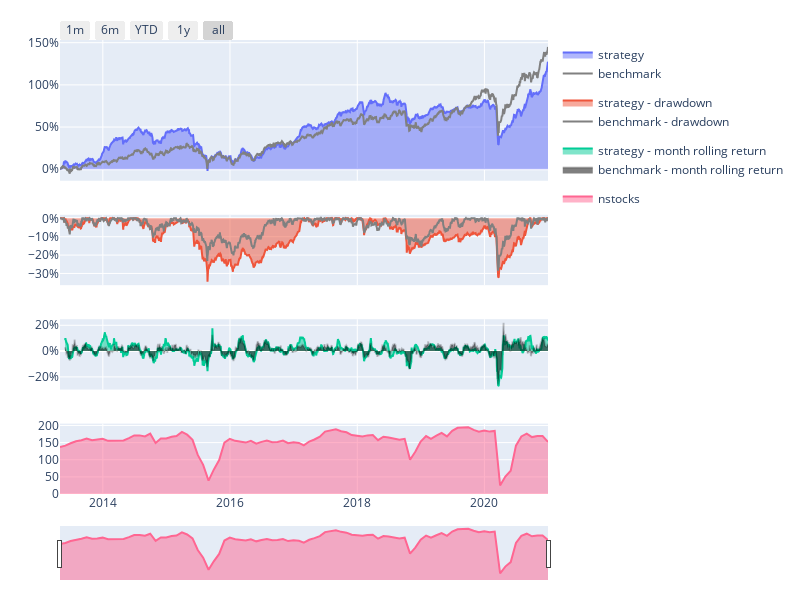
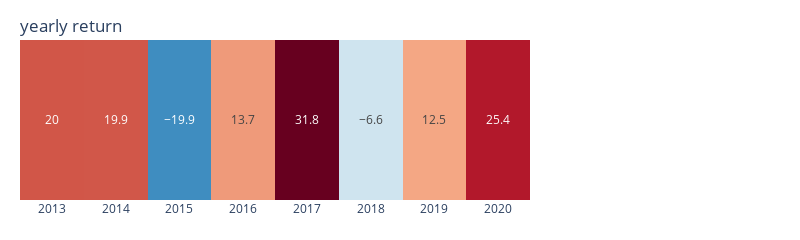
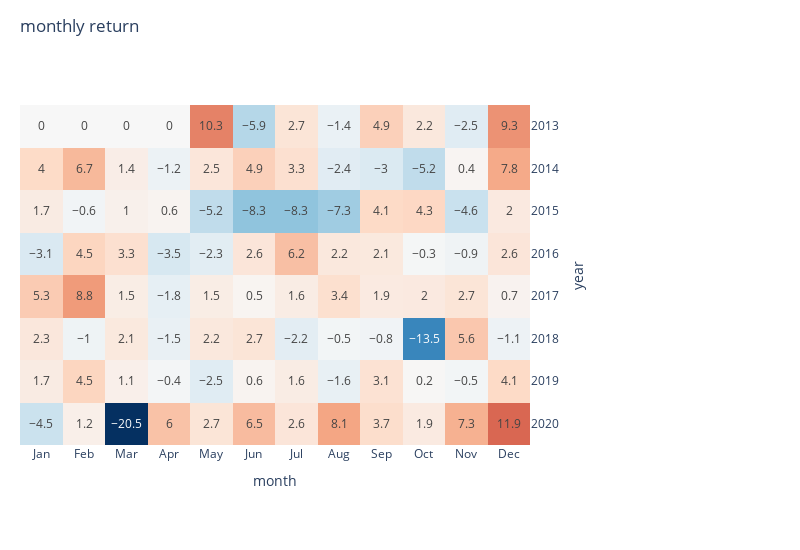
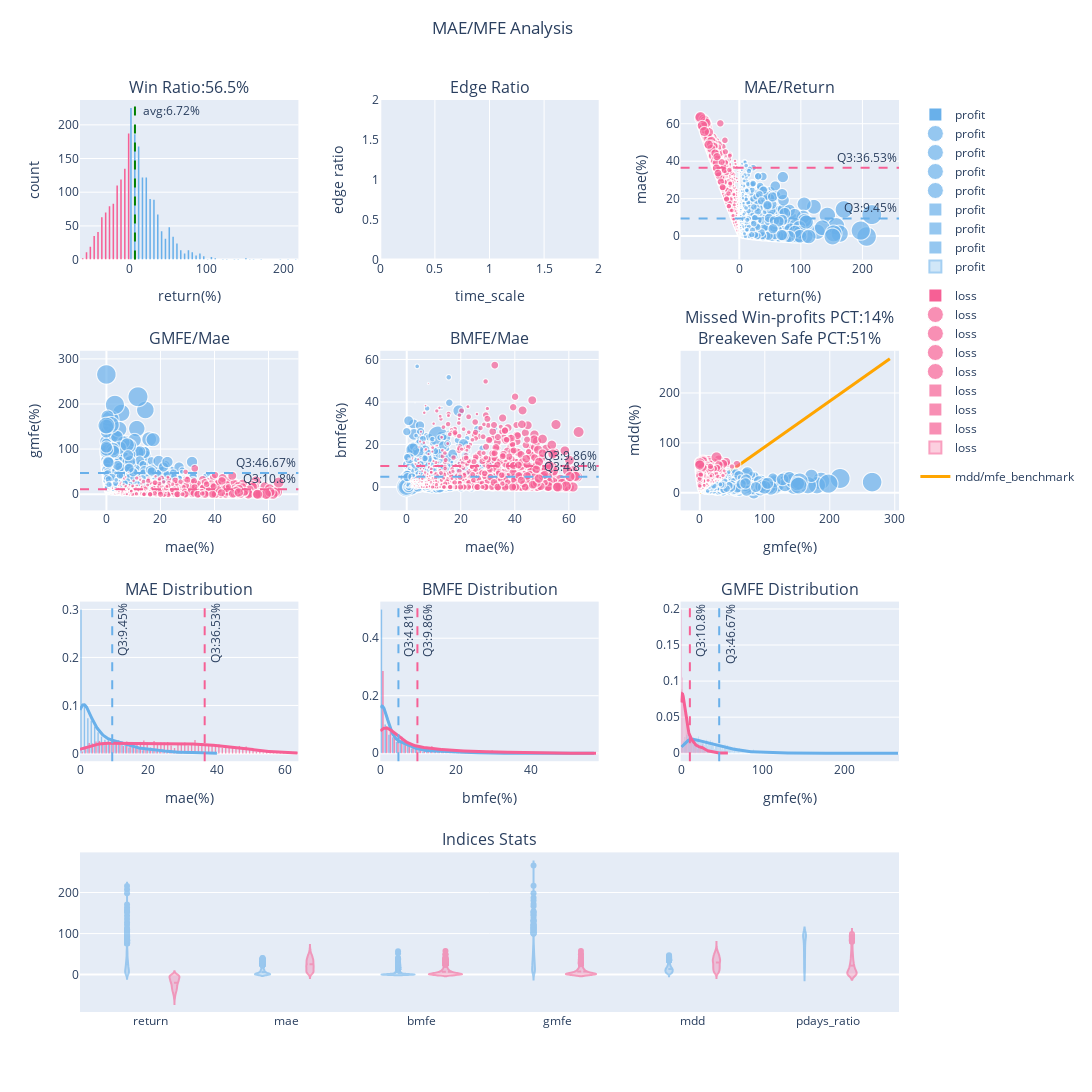

The notebook cell saved with these charts, in order:
### Code cell
# Assign price_df to df for further processing
df = price_df

# Compute the 15th percentile (quantile) of each row (axis=1) in the DataFrame df
# This operation will return a Series where each value corresponds to the 15th percentile of each row in df
q1 = df.quantile(0.15, axis=1)

# Create a new DataFrame from the values of the Series q1
# [q1.values] * len(df.columns) creates a list of arrays where q1.values is repeated
# The repetition count is equal to the number of columns in df
# The transpose() method is then used to set index to columns and set column to index
# where rows correspond to original q1 values and columns correspond to those in df
q1_df = pd.DataFrame([q1.values] * len(df.columns)).transpose()

# Set the column names of q1_df to match those of df
# This is important to ensure that the columns in both DataFrames are aligned for any future operations
q1_df.columns = df.columns

# Set the index of q1_df to match the index of df
# This aligns the rows of q1_df with those of df, maintaining the consistency of data across both DataFrames
q1_df.index = df.index


#if the column and index is not align, it will have error: index must be indentically labeled
#pick price < 15% of overall stock price
condition_1 = df<q1_df
condition_1

condition_2 = df <= 15

condition_3 = (1 -(df.rolling(60).min() / df.rolling(60).max())) < 0.3




conditions = (condition_1 & condition_2 & condition_3)
#conditions = (condition_1 & condition_2)
position = df[conditions]
position
report =sim(position=position, resample='M', trade_at_price='open',position_limit=1/5, fee_ratio=1.425/1000*0.3, stop_loss=0.3655)
report.display_mae_mfe_analysis()

### Figure 1 — Plotly figure (JSON) as saved in the notebook; plotly's stock layout.template omitted (floating-point values rounded to 4 significant figures; data arrays with more than 128 entries replaced by an {"elided": "..."} marker saying what was removed)
{"data": [{"fill": "tozeroy", "legendgroup": "performance", "name": "strategy", "type": "scatter", "x": {"elided": "1887 str values"}, "xaxis": "x", "y": {"elided": "1887 float values"}, "yaxis": "y"}, {"fill": "tozeroy", "legendgroup": "drawdown", "name": "strategy - drawdown", "type": "scatter", "x": {"elided": "1887 str values"}, "xaxis": "x2", "y": {"elided": "1887 float values"}, "yaxis": "y2"}, {"fill": "tozeroy", "legendgroup": "rolling performance", "name": "strategy - month rolling return", "type": "scatter", "x": {"elided": "1887 str values"}, "xaxis": "x3", "y": {"elided": "1887 float values"}, "yaxis": "y3"}, {"legendgroup": "performance", "line": {"color": "gray"}, "name": "benchmark", "type": "scatter", "x": {"elided": "1887 str values"}, "xaxis": "x", "y": {"elided": "1887 float values"}, "yaxis": "y"}, {"legendgroup": "drawdown", "line": {"color": "gray"}, "name": "benchmark - drawdown", "type": "scatter", "x": {"elided": "1887 str values"}, "xaxis": "x2", "y": {"elided": "1887 float values"}, "yaxis": "y2"}, {"fill": "tozeroy", "legendgroup": "rolling performance", "line": {"color": "rgba(0,0,0,0.2)"}, "name": "benchmark - month rolling return", "type": "scatter", "x": {"elided": "1887 str values"}, "xaxis": "x3", "y": {"elided": "1887 float values"}, "yaxis": "y3"}, {"fill": "tozeroy", "name": "nstocks", "type": "scatter", "x": ["2013-04-30T00:00:00", "2013-05-31T00:00:00", "2013-06-30T00:00:00", "2013-07-31T00:00:00", "2013-08-31T00:00:00", "2013-09-30T00:00:00", "2013-10-31T00:00:00", "2013-11-30T00:00:00", "2013-12-31T00:00:00", "2014-01-31T00:00:00", "2014-02-28T00:00:00", "2014-03-31T00:00:00", "2014-04-30T00:00:00", "2014-05-31T00:00:00", "2014-06-30T00:00:00", "2014-07-31T00:00:00", "2014-08-31T00:00:00", "2014-09-30T00:00:00", "2014-10-31T00:00:00", "2014-11-30T00:00:00", "2014-12-31T00:00:00", "2015-01-31T00:00:00", "2015-02-28T00:00:00", "2015-03-31T00:00:00", "2015-04-30T00:00:00", "2015-05-31T00:00:00", "2015-06-30T00:00:00", "2015-07-31T00:00:00", "2015-08-31T00:00:00", "2015-09-30T00:00:00", "2015-10-31T00:00:00", "2015-11-30T00:00:00", "2015-12-31T00:00:00", "2016-01-31T00:00:00", "2016-02-29T00:00:00", "2016-03-31T00:00:00", "2016-04-30T00:00:00", "2016-05-31T00:00:00", "2016-06-30T00:00:00", "2016-07-31T00:00:00", "2016-08-31T00:00:00", "2016-09-30T00:00:00", "2016-10-31T00:00:00", "2016-11-30T00:00:00", "2016-12-31T00:00:00", "2017-01-31T00:00:00", "2017-02-28T00:00:00", "2017-03-31T00:00:00", "2017-04-30T00:00:00", "2017-05-31T00:00:00", "2017-06-30T00:00:00", "2017-07-31T00:00:00", "2017-08-31T00:00:00", "2017-09-30T00:00:00", "2017-10-31T00:00:00", "2017-11-30T00:00:00", "2017-12-31T00:00:00", "2018-01-31T00:00:00", "2018-02-28T00:00:00", "2018-03-31T00:00:00", "2018-04-30T00:00:00", "2018-05-31T00:00:00", "2018-06-30T00:00:00", "2018-07-31T00:00:00", "2018-08-31T00:00:00", "2018-09-30T00:00:00", "2018-10-31T00:00:00", "2018-11-30T00:00:00", "2018-12-31T00:00:00", "2019-01-31T00:00:00", "2019-02-28T00:00:00", "2019-03-31T00:00:00", "2019-04-30T00:00:00", "2019-05-31T00:00:00", "2019-06-30T00:00:00", "2019-07-31T00:00:00", "2019-08-31T00:00:00", "2019-09-30T00:00:00", "2019-10-31T00:00:00", "2019-11-30T00:00:00", "2019-12-31T00:00:00", "2020-01-31T00:00:00", "2020-02-29T00:00:00", "2020-03-31T00:00:00", "2020-04-30T00:00:00", "2020-05-31T00:00:00", "2020-06-30T00:00:00", "2020-07-31T00:00:00", "2020-08-31T00:00:00", "2020-09-30T00:00:00", "2020-10-31T00:00:00", "2020-11-30T00:00:00", "2020-12-31T00:00:00"], "xaxis": "x4", "y": [137, 141, 148, 154, 157, 162, 157, 158, 161, 155, 156, 155, 156, 163, 171, 171, 168, 176, 149, 162, 162, 167, 169, 181, 173, 158, 114, 85, 39, 71, 99, 150, 161, 155, 153, 150, 155, 147, 152, 156, 151, 152, 156, 148, 151, 149, 142, 153, 159, 167, 182, 185, 189, 183, 180, 172, 169, 168, 171, 172, 157, 167, 165, 162, 158, 161, 100, 123, 153, 169, 161, 170, 178, 168, 184, 193, 193, 195, 187, 182, 185, 182, 184, 25, 51, 68, 141, 168, 176, 166, 169, 169, 152], "yaxis": "y4"}], "layout": {"height": 600, "legend": {"bgcolor": "rgba(0,0,0,0)"}, "margin": {"b": 20, "l": 60, "r": 20, "t": 40}, "width": 800, "xaxis": {"anchor": "y", "domain": [0, 1], "matches": "x4", "showticklabels": false}, "xaxis2": {"anchor": "y2", "domain": [0, 1], "matches": "x4", "showticklabels": false}, "xaxis3": {"anchor": "y3", "domain": [0, 1], "matches": "x4", "showticklabels": false}, "xaxis4": {"anchor": "y4", "domain": [0, 1], "rangeselector": {"buttons": [{"count": 1, "label": "1m", "step": "month", "stepmode": "backward"}, {"count": 6, "label": "6m", "step": "month", "stepmode": "backward"}, {"count": 1, "label": "YTD", "step": "year", "stepmode": "todate"}, {"count": 1, "label": "1y", "step": "year", "stepmode": "backward"}, {"step": "all"}], "x": 0, "y": 1}, "rangeslider": {"thickness": 0.1, "visible": true}, "type": "date"}, "yaxis": {"anchor": "x", "domain": [0.69, 1], "tickformat": ",.0%"}, "yaxis2": {"anchor": "x2", "domain": [0.46, 0.615], "tickformat": ",.0%"}, "yaxis3": {"anchor": "x3", "domain": [0.23, 0.385], "tickformat": ",.0%"}, "yaxis4": {"anchor": "x4", "domain": [0, 0.155]}}}

### Figure 2 — Plotly figure (JSON) as saved in the notebook; plotly's stock layout.template omitted (floating-point values rounded to 4 significant figures)
{"data": [{"coloraxis": "coloraxis", "hovertemplate": "year: %{x}<br>return: %{z}%", "name": "0", "texttemplate": "%{z}", "type": "heatmap", "x": ["2013", "2014", "2015", "2016", "2017", "2018", "2019", "2020"], "xaxis": "x", "yaxis": "y", "z": [[20, 19.9, -19.9, 13.7, 31.8, -6.6, 12.5, 25.4]]}], "layout": {"coloraxis": {"cmid": 0, "colorbar": {"title": {"text": "return(%)"}}, "colorscale": [[0, "rgb(5,48,97)"], [0.1, "rgb(33,102,172)"], [0.2, "rgb(67,147,195)"], [0.3, "rgb(146,197,222)"], [0.4, "rgb(209,229,240)"], [0.5, "rgb(247,247,247)"], [0.6, "rgb(253,219,199)"], [0.7, "rgb(244,165,130)"], [0.8, "rgb(214,96,77)"], [0.9, "rgb(178,24,43)"], [1, "rgb(103,0,31)"]], "showscale": false}, "height": 120, "margin": {"b": 40, "l": 20, "r": 270, "t": 40}, "title": {"text": "yearly return", "x": 0.025, "yanchor": "top"}, "width": 800, "xaxis": {"anchor": "y", "constrain": "domain", "domain": [0, 1], "scaleanchor": "y"}, "yaxis": {"anchor": "x", "autorange": "reversed", "constrain": "domain", "domain": [0, 1], "visible": false}}}

### Figure 3 — Plotly figure (JSON) as saved in the notebook; plotly's stock layout.template omitted (floating-point values rounded to 4 significant figures)
{"data": [{"coloraxis": "coloraxis", "hovertemplate": "year: %{y}<br>month: %{x}<br>return: %{z}%", "name": "0", "texttemplate": "%{z}", "type": "heatmap", "x": ["Jan", "Feb", "Mar", "Apr", "May", "Jun", "Jul", "Aug", "Sep", "Oct", "Nov", "Dec"], "xaxis": "x", "y": ["2013", "2014", "2015", "2016", "2017", "2018", "2019", "2020"], "yaxis": "y", "z": [[0, 0, 0, 0, 10.3, -5.9, 2.7, -1.4, 4.9, 2.2, -2.5, 9.3], [4, 6.7, 1.4, -1.2, 2.5, 4.9, 3.3, -2.4, -3, -5.2, 0.4, 7.8], [1.7, -0.6, 1, 0.6, -5.2, -8.3, -8.3, -7.3, 4.1, 4.3, -4.6, 2], [-3.1, 4.5, 3.3, -3.5, -2.3, 2.6, 6.2, 2.2, 2.1, -0.3, -0.9, 2.6], [5.3, 8.8, 1.5, -1.8, 1.5, 0.5, 1.6, 3.4, 1.9, 2, 2.7, 0.7], [2.3, -1, 2.1, -1.5, 2.2, 2.7, -2.2, -0.5, -0.8, -13.5, 5.6, -1.1], [1.7, 4.5, 1.1, -0.4, -2.5, 0.6, 1.6, -1.6, 3.1, 0.2, -0.5, 4.1], [-4.5, 1.2, -20.5, 6, 2.7, 6.5, 2.6, 8.1, 3.7, 1.9, 7.3, 11.9]]}], "layout": {"coloraxis": {"cmid": 0, "colorbar": {"title": {"text": "return(%)"}}, "colorscale": [[0, "rgb(5,48,97)"], [0.1, "rgb(33,102,172)"], [0.2, "rgb(67,147,195)"], [0.3, "rgb(146,197,222)"], [0.4, "rgb(209,229,240)"], [0.5, "rgb(247,247,247)"], [0.6, "rgb(253,219,199)"], [0.7, "rgb(244,165,130)"], [0.8, "rgb(214,96,77)"], [0.9, "rgb(178,24,43)"], [1, "rgb(103,0,31)"]], "showscale": false}, "height": 550, "margin": {"b": 40, "l": 20, "r": 270, "t": 40}, "title": {"text": "monthly return", "x": 0.025, "yanchor": "top"}, "width": 800, "xaxis": {"anchor": "y", "constrain": "domain", "domain": [0, 1], "scaleanchor": "y", "title": {"text": "month"}}, "yaxis": {"anchor": "x", "autorange": "reversed", "constrain": "domain", "domain": [0, 1], "side": "right", "title": {"text": "year"}}}}

### Figure 4 — Plotly figure (JSON) as saved in the notebook; plotly's stock layout.template omitted (floating-point values rounded to 4 significant figures; data arrays with more than 128 entries replaced by an {"elided": "..."} marker saying what was removed)
{"data": [{"alignmentgroup": "True", "bingroup": "x", "hovertemplate": "profit_loss=profit<br>return=%{x}<br>count=%{y}<extra></extra>", "legendgroup": "profit", "marker": {"color": "#69b0ea", "pattern": {"shape": ""}}, "name": "profit", "offsetgroup": "profit", "orientation": "v", "showlegend": true, "type": "histogram", "x": {"elided": "1335 float values"}, "xaxis": "x", "yaxis": "y"}, {"alignmentgroup": "True", "bingroup": "x", "hovertemplate": "profit_loss=loss<br>return=%{x}<br>count=%{y}<extra></extra>", "legendgroup": "loss", "marker": {"color": "#F66095", "pattern": {"shape": ""}}, "name": "loss", "offsetgroup": "loss", "orientation": "v", "showlegend": true, "type": "histogram", "x": {"elided": "954 float values"}, "xaxis": "x", "yaxis": "y"}, {"hovertemplate": "time_scale=%{x}<br>mean_edge_ratio=%{y}<extra></extra>", "legendgroup": "", "line": {"color": "#636efa", "dash": "solid"}, "marker": {"color": "#F66095", "symbol": "circle"}, "mode": "lines", "name": "", "orientation": "v", "showlegend": false, "type": "scatter", "x": [1], "xaxis": "x2", "y": [1], "yaxis": "y2"}, {"customdata": {"elided": "1335x2 str values"}, "hovertemplate": "profit_loss=profit<br>return=%{x}<br>mae=%{y}<br>size=%{marker.size}<br>stock_id=%{customdata[0]}<br>entry_date=%{customdata[1]}<extra></extra>", "legendgroup": "profit", "marker": {"color": "#69b0ea", "size": {"elided": "1335 float values"}, "sizemode": "area", "sizeref": 0.5401, "symbol": "circle"}, "mode": "markers", "name": "profit", "showlegend": true, "type": "scattergl", "x": {"elided": "1335 float values"}, "xaxis": "x3", "y": {"elided": "1335 float values"}, "yaxis": "y3"}, {"customdata": {"elided": "954x2 str values"}, "hovertemplate": "profit_loss=loss<br>return=%{x}<br>mae=%{y}<br>size=%{marker.size}<br>stock_id=%{customdata[0]}<br>entry_date=%{customdata[1]}<extra></extra>", "legendgroup": "loss", "marker": {"color": "#F66095", "size": {"elided": "954 float values"}, "sizemode": "area", "sizeref": 0.5401, "symbol": "circle"}, "mode": "markers", "name": "loss", "showlegend": true, "type": "scattergl", "x": {"elided": "954 float values"}, "xaxis": "x3", "y": {"elided": "954 float values"}, "yaxis": "y3"}, {"customdata": {"elided": "1335x2 str values"}, "hovertemplate": "profit_loss=profit<br>mae=%{x}<br>gmfe=%{y}<br>size=%{marker.size}<br>stock_id=%{customdata[0]}<br>entry_date=%{customdata[1]}<extra></extra>", "legendgroup": "profit", "marker": {"color": "#69b0ea", "size": {"elided": "1335 float values"}, "sizemode": "area", "sizeref": 0.5401, "symbol": "circle"}, "mode": "markers", "name": "profit", "showlegend": true, "type": "scattergl", "x": {"elided": "1335 float values"}, "xaxis": "x4", "y": {"elided": "1335 float values"}, "yaxis": "y4"}, {"customdata": {"elided": "954x2 str values"}, "hovertemplate": "profit_loss=loss<br>mae=%{x}<br>gmfe=%{y}<br>size=%{marker.size}<br>stock_id=%{customdata[0]}<br>entry_date=%{customdata[1]}<extra></extra>", "legendgroup": "loss", "marker": {"color": "#F66095", "size": {"elided": "954 float values"}, "sizemode": "area", "sizeref": 0.5401, "symbol": "circle"}, "mode": "markers", "name": "loss", "showlegend": true, "type": "scattergl", "x": {"elided": "954 float values"}, "xaxis": "x4", "y": {"elided": "954 float values"}, "yaxis": "y4"}, {"customdata": {"elided": "1335x2 str values"}, "hovertemplate": "profit_loss=profit<br>mae=%{x}<br>bmfe=%{y}<br>size=%{marker.size}<br>stock_id=%{customdata[0]}<br>entry_date=%{customdata[1]}<extra></extra>", "legendgroup": "profit", "marker": {"color": "#69b0ea", "size": {"elided": "1335 float values"}, "sizemode": "area", "sizeref": 0.5401, "symbol": "circle"}, "mode": "markers", "name": "profit", "showlegend": true, "type": "scattergl", "x": {"elided": "1335 float values"}, "xaxis": "x5", "y": {"elided": "1335 float values"}, "yaxis": "y5"}, {"customdata": {"elided": "954x2 str values"}, "hovertemplate": "profit_loss=loss<br>mae=%{x}<br>bmfe=%{y}<br>size=%{marker.size}<br>stock_id=%{customdata[0]}<br>entry_date=%{customdata[1]}<extra></extra>", "legendgroup": "loss", "marker": {"color": "#F66095", "size": {"elided": "954 float values"}, "sizemode": "area", "sizeref": 0.5401, "symbol": "circle"}, "mode": "markers", "name": "loss", "showlegend": true, "type": "scattergl", "x": {"elided": "954 float values"}, "xaxis": "x5", "y": {"elided": "954 float values"}, "yaxis": "y5"}, {"customdata": {"elided": "1335x2 str values"}, "hovertemplate": "profit_loss=profit<br>gmfe=%{x}<br>mdd=%{y}<br>size=%{marker.size}<br>stock_id=%{customdata[0]}<br>entry_date=%{customdata[1]}<extra></extra>", "legendgroup": "profit", "marker": {"color": "#69b0ea", "size": {"elided": "1335 float values"}, "sizemode": "area", "sizeref": 0.5401, "symbol": "circle"}, "mode": "markers", "name": "profit", "showlegend": true, "type": "scattergl", "x": {"elided": "1335 float values"}, "xaxis": "x6", "y": {"elided": "1335 float values"}, "yaxis": "y6"}, {"customdata": {"elided": "954x2 str values"}, "hovertemplate": "profit_loss=loss<br>gmfe=%{x}<br>mdd=%{y}<br>size=%{marker.size}<br>stock_id=%{customdata[0]}<br>entry_date=%{customdata[1]}<extra></extra>", "legendgroup": "loss", "marker": {"color": "#F66095", "size": {"elided": "954 float values"}, "sizemode": "area", "sizeref": 0.5401, "symbol": "circle"}, "mode": "markers", "name": "loss", "showlegend": true, "type": "scattergl", "x": {"elided": "954 float values"}, "xaxis": "x6", "y": {"elided": "954 float values"}, "yaxis": "y6"}, {"line": {"color": "orange", "width": 3}, "mode": "lines", "name": "mdd/mfe_benchmark", "type": "scatter", "x": [0, 292.5], "xaxis": "x6", "y": [0, 268.5], "yaxis": "y6"}, {"autobinx": false, "histnorm": "probability density", "legendgroup": "profit", "marker": {"color": "#69b0ea"}, "name": "profit", "opacity": 0.7, "type": "histogram", "x": {"elided": "1335 float values"}, "xaxis": "x7", "xbins": {"end": 40.2, "size": 1, "start": 0}, "yaxis": "y7"}, {"legendgroup": "profit", "line": {"color": "#69b0ea", "width": 3}, "marker": {"color": "rgb(31, 119, 180)"}, "mode": "lines", "name": "profit", "showlegend": false, "type": "scatter", "x": {"elided": "500 float values"}, "xaxis": "x7", "y": {"elided": "500 float values"}, "yaxis": "y7"}, {"autobinx": false, "histnorm": "probability density", "legendgroup": "loss", "marker": {"color": "#F66095"}, "name": "loss", "opacity": 0.7, "type": "histogram", "x": {"elided": "954 float values"}, "xaxis": "x7", "xbins": {"end": 63.85, "size": 1, "start": 0}, "yaxis": "y7"}, {"legendgroup": "loss", "line": {"color": "#F66095", "width": 3}, "marker": {"color": "rgb(255, 127, 14)"}, "mode": "lines", "name": "loss", "showlegend": false, "type": "scatter", "x": {"elided": "500 float values"}, "xaxis": "x7", "y": {"elided": "500 float values"}, "yaxis": "y7"}, {"autobinx": false, "histnorm": "probability density", "legendgroup": "profit", "marker": {"color": "#69b0ea"}, "name": "profit", "opacity": 0.7, "type": "histogram", "x": {"elided": "1335 float values"}, "xaxis": "x8", "xbins": {"end": 56.84, "size": 1, "start": 0}, "yaxis": "y8"}, {"legendgroup": "profit", "line": {"color": "#69b0ea", "width": 3}, "marker": {"color": "rgb(31, 119, 180)"}, "mode": "lines", "name": "profit", "showlegend": false, "type": "scatter", "x": {"elided": "500 float values"}, "xaxis": "x8", "y": {"elided": "500 float values"}, "yaxis": "y8"}, {"autobinx": false, "histnorm": "probability density", "legendgroup": "loss", "marker": {"color": "#F66095"}, "name": "loss", "opacity": 0.7, "type": "histogram", "x": {"elided": "954 float values"}, "xaxis": "x8", "xbins": {"end": 57.41, "size": 1, "start": 0}, "yaxis": "y8"}, {"legendgroup": "loss", "line": {"color": "#F66095", "width": 3}, "marker": {"color": "rgb(255, 127, 14)"}, "mode": "lines", "name": "loss", "showlegend": false, "type": "scatter", "x": {"elided": "500 float values"}, "xaxis": "x8", "y": {"elided": "500 float values"}, "yaxis": "y8"}, {"autobinx": false, "histnorm": "probability density", "legendgroup": "profit", "marker": {"color": "#69b0ea"}, "name": "profit", "opacity": 0.7, "type": "histogram", "x": {"elided": "1335 float values"}, "xaxis": "x9", "xbins": {"end": 265.9, "size": 1, "start": 0.48}, "yaxis": "y9"}, {"legendgroup": "profit", "line": {"color": "#69b0ea", "width": 3}, "marker": {"color": "rgb(31, 119, 180)"}, "mode": "lines", "name": "profit", "showlegend": false, "type": "scatter", "x": {"elided": "500 float values"}, "xaxis": "x9", "y": {"elided": "500 float values"}, "yaxis": "y9"}, {"autobinx": false, "histnorm": "probability density", "legendgroup": "loss", "marker": {"color": "#F66095"}, "name": "loss", "opacity": 0.7, "type": "histogram", "x": {"elided": "954 float values"}, "xaxis": "x9", "xbins": {"end": 57.41, "size": 1, "start": 0}, "yaxis": "y9"}, {"legendgroup": "loss", "line": {"color": "#F66095", "width": 3}, "marker": {"color": "rgb(255, 127, 14)"}, "mode": "lines", "name": "loss", "showlegend": false, "type": "scatter", "x": {"elided": "500 float values"}, "xaxis": "x9", "y": {"elided": "500 float values"}, "yaxis": "y9"}, {"box": {"visible": false}, "legendgroup": "profit", "line": {"color": "#69b0ea"}, "meanline": {"visible": true}, "name": "profit", "opacity": 0.6, "scalegroup": "profit", "type": "violin", "x": {"elided": "8010 str values"}, "xaxis": "x10", "y": {"elided": "8010 float values"}, "yaxis": "y10"}, {"box": {"visible": false}, "legendgroup": "loss", "line": {"color": "#F66095"}, "meanline": {"visible": true}, "name": "loss", "opacity": 0.6, "scalegroup": "loss", "type": "violin", "x": {"elided": "5724 str values"}, "xaxis": "x10", "y": {"elided": "5724 float values"}, "yaxis": "y10"}], "layout": {"annotations": [{"font": {"size": 16}, "showarrow": false, "text": "Win Ratio:56.5%", "x": 0.1333, "xanchor": "center", "xref": "paper", "y": 1, "yanchor": "bottom", "yref": "paper"}, {"font": {"size": 16}, "showarrow": false, "text": "Edge Ratio", "x": 0.5, "xanchor": "center", "xref": "paper", "y": 1, "yanchor": "bottom", "yref": "paper"}, {"font": {"size": 16}, "showarrow": false, "text": "MAE/Return", "x": 0.8667, "xanchor": "center", "xref": "paper", "y": 1, "yanchor": "bottom", "yref": "paper"}, {"font": {"size": 16}, "showarrow": false, "text": "GMFE/Mae", "x": 0.1333, "xanchor": "center", "xref": "paper", "y": 0.725, "yanchor": "bottom", "yref": "paper"}, {"font": {"size": 16}, "showarrow": false, "text": "BMFE/Mae", "x": 0.5, "xanchor": "center", "xref": "paper", "y": 0.725, "yanchor": "bottom", "yref": "paper"}, {"font": {"size": 16}, "showarrow": false, "text": "Missed Win-profits PCT:14%<br>Breakeven Safe PCT:51%", "x": 0.8667, "xanchor": "center", "xref": "paper", "y": 0.725, "yanchor": "bottom", "yref": "paper"}, {"font": {"size": 16}, "showarrow": false, "text": "MAE Distribution", "x": 0.1333, "xanchor": "center", "xref": "paper", "y": 0.45, "yanchor": "bottom", "yref": "paper"}, {"font": {"size": 16}, "showarrow": false, "text": "BMFE Distribution", "x": 0.5, "xanchor": "center", "xref": "paper", "y": 0.45, "yanchor": "bottom", "yref": "paper"}, {"font": {"size": 16}, "showarrow": false, "text": "GMFE Distribution", "x": 0.8667, "xanchor": "center", "xref": "paper", "y": 0.45, "yanchor": "bottom", "yref": "paper"}, {"font": {"size": 16}, "showarrow": false, "text": "Indices Stats", "x": 0.5, "xanchor": "center", "xref": "paper", "y": 0.175, "yanchor": "bottom", "yref": "paper"}, {"showarrow": false, "text": "  avg:6.72%", "x": 6.72, "xanchor": "left", "xref": "x", "y": 1, "yanchor": "top", "yref": "y domain"}, {"showarrow": false, "text": " Q3:9.45%", "x": 1, "xanchor": "right", "xref": "x3 domain", "y": 9.445, "yanchor": "bottom", "yref": "y3"}, {"showarrow": false, "text": " Q3:36.53%", "x": 1, "xanchor": "right", "xref": "x3 domain", "y": 36.53, "yanchor": "bottom", "yref": "y3"}, {"showarrow": false, "text": " Q3:46.67%", "x": 1, "xanchor": "right", "xref": "x4 domain", "y": 46.67, "yanchor": "bottom", "yref": "y4"}, {"showarrow": false, "text": " Q3:10.8%", "x": 1, "xanchor": "right", "xref": "x4 domain", "y": 10.8, "yanchor": "bottom", "yref": "y4"}, {"showarrow": false, "text": " Q3:4.81%", "x": 1, "xanchor": "right", "xref": "x5 domain", "y": 4.815, "yanchor": "bottom", "yref": "y5"}, {"showarrow": false, "text": " Q3:9.86%", "x": 1, "xanchor": "right", "xref": "x5 domain", "y": 9.857, "yanchor": "bottom", "yref": "y5"}, {"showarrow": false, "text": " Q3:9.45%", "textangle": -90, "x": 9.445, "xanchor": "left", "xref": "x7", "y": 1, "yanchor": "top", "yref": "y7 domain"}, {"showarrow": false, "text": " Q3:36.53%", "textangle": -90, "x": 36.53, "xanchor": "left", "xref": "x7", "y": 1, "yanchor": "top", "yref": "y7 domain"}, {"showarrow": false, "text": " Q3:4.81%", "textangle": -90, "x": 4.815, "xanchor": "left", "xref": "x8", "y": 1, "yanchor": "top", "yref": "y8 domain"}, {"showarrow": false, "text": " Q3:9.86%", "textangle": -90, "x": 9.857, "xanchor": "left", "xref": "x8", "y": 1, "yanchor": "top", "yref": "y8 domain"}, {"showarrow": false, "text": " Q3:46.67%", "textangle": -90, "x": 46.67, "xanchor": "left", "xref": "x9", "y": 1, "yanchor": "top", "yref": "y9 domain"}, {"showarrow": false, "text": " Q3:10.8%", "textangle": -90, "x": 10.8, "xanchor": "left", "xref": "x9", "y": 1, "yanchor": "top", "yref": "y9 domain"}], "height": 1200, "shapes": [{"line": {"color": "green", "dash": "dash", "width": 2}, "type": "line", "x0": 6.72, "x1": 6.72, "xref": "x", "y0": 0, "y1": 1, "yref": "y domain"}, {"line": {"color": "#69b0ea", "dash": "dash", "width": 2}, "type": "line", "x0": 0, "x1": 1, "xref": "x3 domain", "y0": 9.445, "y1": 9.445, "yref": "y3"}, {"line": {"color": "#F66095", "dash": "dash", "width": 2}, "type": "line", "x0": 0, "x1": 1, "xref": "x3 domain", "y0": 36.53, "y1": 36.53, "yref": "y3"}, {"line": {"color": "#69b0ea", "dash": "dash", "width": 2}, "type": "line", "x0": 0, "x1": 1, "xref": "x4 domain", "y0": 46.67, "y1": 46.67, "yref": "y4"}, {"line": {"color": "#F66095", "dash": "dash", "width": 2}, "type": "line", "x0": 0, "x1": 1, "xref": "x4 domain", "y0": 10.8, "y1": 10.8, "yref": "y4"}, {"line": {"color": "#69b0ea", "dash": "dash", "width": 2}, "type": "line", "x0": 0, "x1": 1, "xref": "x5 domain", "y0": 4.815, "y1": 4.815, "yref": "y5"}, {"line": {"color": "#F66095", "dash": "dash", "width": 2}, "type": "line", "x0": 0, "x1": 1, "xref": "x5 domain", "y0": 9.857, "y1": 9.857, "yref": "y5"}, {"line": {"color": "#69b0ea", "dash": "dash", "width": 2}, "type": "line", "x0": 9.445, "x1": 9.445, "xref": "x7", "y0": 0, "y1": 1, "yref": "y7 domain"}, {"line": {"color": "#F66095", "dash": "dash", "width": 2}, "type": "line", "x0": 36.53, "x1": 36.53, "xref": "x7", "y0": 0, "y1": 1, "yref": "y7 domain"}, {"line": {"color": "#69b0ea", "dash": "dash", "width": 2}, "type": "line", "x0": 4.815, "x1": 4.815, "xref": "x8", "y0": 0, "y1": 1, "yref": "y8 domain"}, {"line": {"color": "#F66095", "dash": "dash", "width": 2}, "type": "line", "x0": 9.857, "x1": 9.857, "xref": "x8", "y0": 0, "y1": 1, "yref": "y8 domain"}, {"line": {"color": "#69b0ea", "dash": "dash", "width": 2}, "type": "line", "x0": 46.67, "x1": 46.67, "xref": "x9", "y0": 0, "y1": 1, "yref": "y9 domain"}, {"line": {"color": "#F66095", "dash": "dash", "width": 2}, "type": "line", "x0": 10.8, "x1": 10.8, "xref": "x9", "y0": 0, "y1": 1, "yref": "y9 domain"}], "title": {"text": "MAE/MFE Analysis", "x": 0.46, "xanchor": "center", "y": 0.98, "yanchor": "top"}, "violinmode": "group", "width": 1200, "xaxis": {"anchor": "y", "domain": [0, 0.2667], "title": {"text": "return(%)"}}, "xaxis10": {"anchor": "y10", "domain": [0, 1]}, "xaxis2": {"anchor": "y2", "domain": [0.3667, 0.6333], "title": {"text": "time_scale"}}, "xaxis3": {"anchor": "y3", "domain": [0.7333, 1], "title": {"text": "return(%)"}}, "xaxis4": {"anchor": "y4", "domain": [0, 0.2667], "title": {"text": "mae(%)"}}, "xaxis5": {"anchor": "y5", "domain": [0.3667, 0.6333], "title": {"text": "mae(%)"}}, "xaxis6": {"anchor": "y6", "domain": [0.7333, 1], "title": {"text": "gmfe(%)"}}, "xaxis7": {"anchor": "y7", "domain": [0, 0.2667], "title": {"text": "mae(%)"}}, "xaxis8": {"anchor": "y8", "domain": [0.3667, 0.6333], "title": {"text": "bmfe(%)"}}, "xaxis9": {"anchor": "y9", "domain": [0.7333, 1], "title": {"text": "gmfe(%)"}}, "yaxis": {"anchor": "x", "domain": [0.825, 1], "title": {"text": "count"}}, "yaxis10": {"anchor": "x10", "domain": [0, 0.175]}, "yaxis2": {"anchor": "x2", "domain": [0.825, 1], "showgrid": false, "title": {"text": "edge ratio"}}, "yaxis3": {"anchor": "x3", "domain": [0.825, 1], "title": {"text": "mae(%)"}}, "yaxis4": {"anchor": "x4", "domain": [0.55, 0.725], "title": {"text": "gmfe(%)"}}, "yaxis5": {"anchor": "x5", "domain": [0.55, 0.725], "title": {"text": "bmfe(%)"}}, "yaxis6": {"anchor": "x6", "domain": [0.55, 0.725], "title": {"text": "mdd(%)"}}, "yaxis7": {"anchor": "x7", "domain": [0.275, 0.45]}, "yaxis8": {"anchor": "x8", "domain": [0.275, 0.45]}, "yaxis9": {"anchor": "x9", "domain": [0.275, 0.45]}}}
